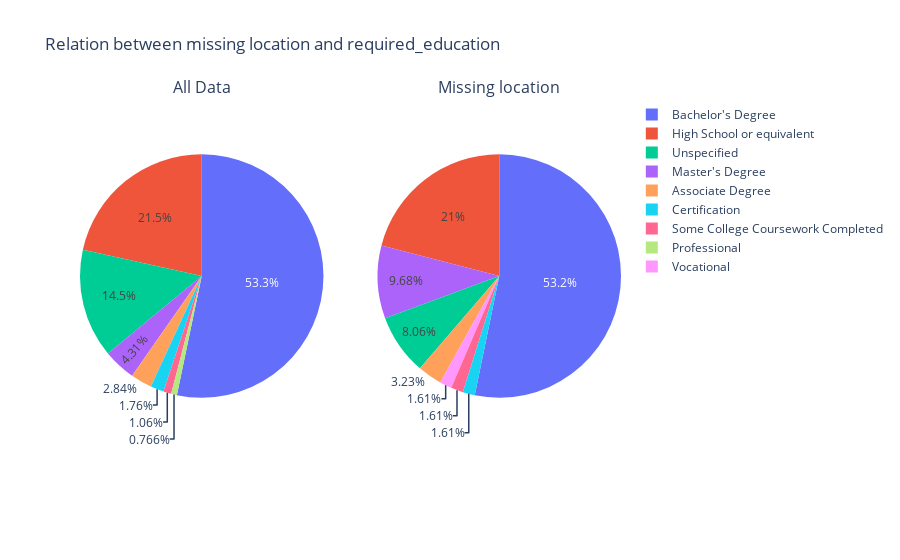

Write notebook code for a chart like this one.
### Code cell
plot_relation(all_required_education, missing_required_education, 'required_education')

### Figure 1 — Plotly figure (JSON) as saved in the notebook; plotly's stock layout.template omitted (floating-point values rounded to 4 significant figures)
{"data": [{"domain": {"x": [0, 0.45], "y": [0, 1]}, "labels": ["Bachelor's Degree", "High School or equivalent", "Unspecified", "Master's Degree", "Associate Degree", "Certification", "Some College Coursework Completed", "Professional"], "type": "pie", "values": [5145, 2080, 1397, 416, 274, 170, 102, 74]}, {"domain": {"x": [0.55, 1], "y": [0, 1]}, "labels": ["Bachelor's Degree", "High School or equivalent", "Master's Degree", "Unspecified", "Associate Degree", "Vocational", "Some College Coursework Completed", "Certification"], "type": "pie", "values": [33, 13, 6, 5, 2, 1, 1, 1]}], "layout": {"annotations": [{"font": {"size": 16}, "showarrow": false, "text": "All Data", "x": 0.225, "xanchor": "center", "xref": "paper", "y": 1, "yanchor": "bottom", "yref": "paper"}, {"font": {"size": 16}, "showarrow": false, "text": "Missing location", "x": 0.775, "xanchor": "center", "xref": "paper", "y": 1, "yanchor": "bottom", "yref": "paper"}], "title": {"text": "Relation between missing location and required_education"}}}
